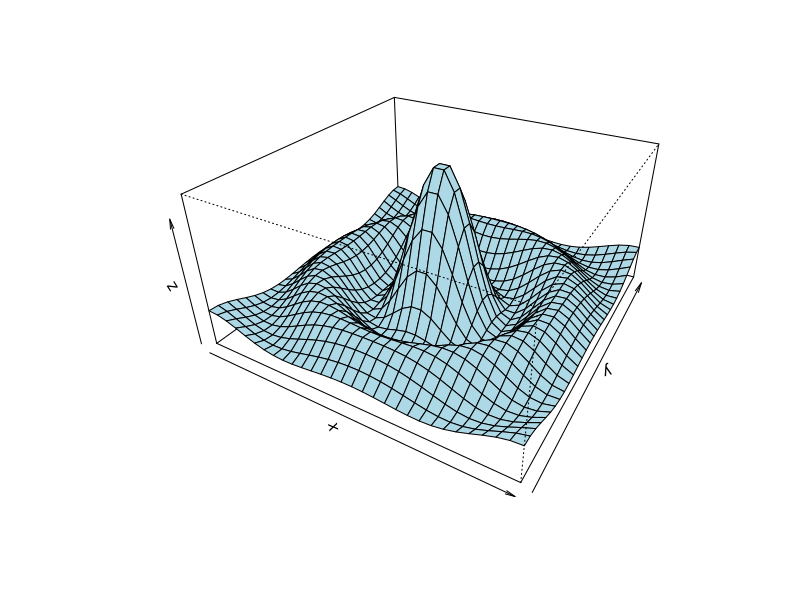
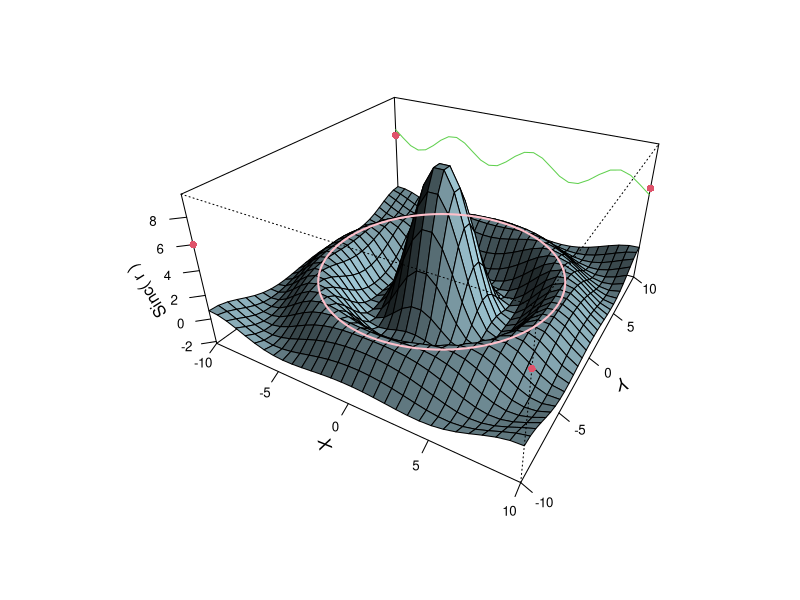
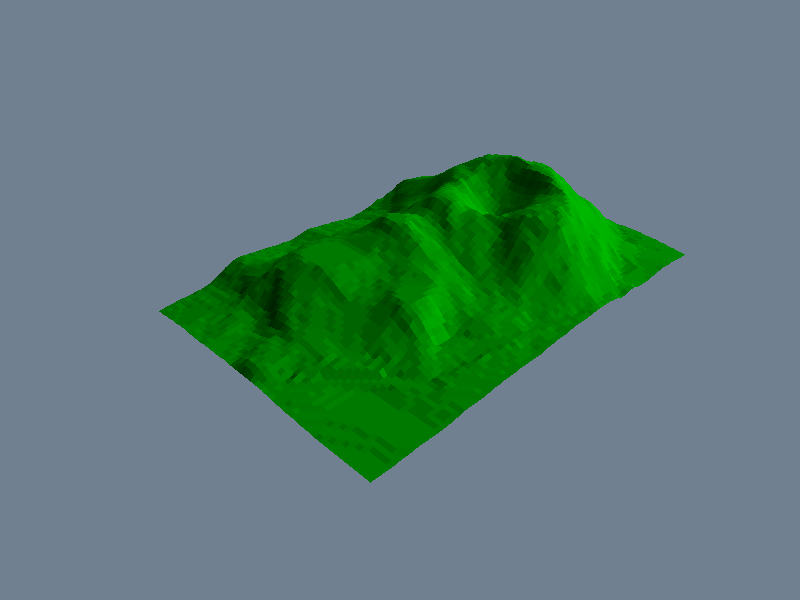
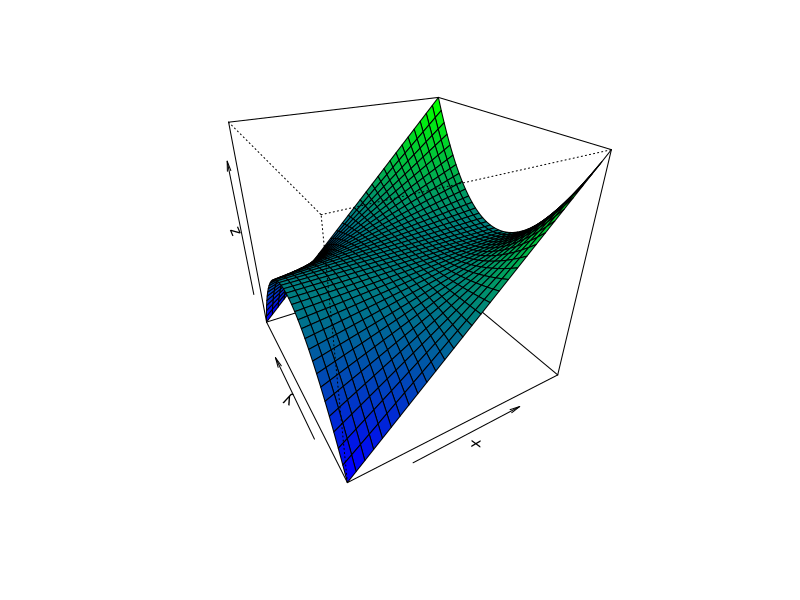

Source code (R) for these figures, in order: (Note: this script raises an error after producing the figures.)
########################
# ASDS Code Camp Day 2 #
########################
# R basics #
############

#The hash sign "#" is used to comment out text
#Text preceded by "#" will not be read by R

# This will be read by R, and will produce an error message

####################
# First things first
####################

#An R session should begin as an empty space, i.e. there
#should be no *objects* in our environment. 

ls()

#The ls() *function* shows us a *list* of objects in 
#our environment.

#Let's make an object. To make an object, we need a
#name (here "x"), and some value(s) to assign to it.

x <- "Hello world"
x
ls()

#One of R's strengths is the large number of *packages*
#which users have created for different tasks. Packages
#contain functions which we can use on our data.

search()

#The search() function shows us which packages are loaded
#in our R session. 

install.packages("tidyverse")

#The install.packages() function allows us to install new
#packages from the web. Here, we are installing a suite
#of packages known as the "tidyverse".

library("tidyverse")

#Installing a package does not make it available to us in
#our R session. To make a package available, along with
#its functions, we need to use the library() function.

search()

#The tidyverse packages are now listed in our session.

#######
# Help!
#######

#There are many ways of accessing help in R. The help()
#function is the main method. Its shortcut is "?". 

help(tidyverse)
?tidyverse

?persp
example(persp)

#The example() function provides an interactive demo

?dplyr
vignette("dplyr")
browseVignettes(package = "dplyr")

#Some packages have *vignettes*, which go into more 
#detail than R help files (which can be very terse). 
#The vignette() function accesses these, or use
#browseVignettes(package = "name") to search.

help.search("standard deviation")

#If you're looking for help on a particular area, and
#aren't sure what function or package to use, try the
#help.search() function. 

######
# OOPs
######

#R is an *object-oriented programming language*. This 
#means, essentially, that we make objects with functions
#which we then manipulate with other functions.

rm(list = ls())

#The rm() function can be used to *remove* objects. Here,
#we are passing the contents of the *list* created by
#calling the ls() function which we used earlier. Do
#not worry if this is unclear for now: we are simply 
#clearing our workspace.

x <- "Hello"
class(x)
length(x)

#Here, we assign the value "Hello" to the object "x". 
#The class() function tells us what *class* of object 
#we have just created, in this case an object of 
#class *character*. The length() function tells us how 
#many discrete values or elements the object contains. 
#Here, we have length = 1. Is this the result you were 
#expecting?

x[2] <- "world"
x
length(x)
str_length(x)

#We can use square brackets [] after an object's name to
#access a particular element by its *index*. Indexes in R
#begin at 1. x[1] is therefore "Hello". We can use [] 
#together with the *assignment operator* <- to add an 
#element to x, here the word "world", which will be stored
#in the second index position. We now have a *character 
#vector* of length 2. The str_length() function returns
#the number of characters within each discrete element of
#x, here 5, 5 for [1] Hello, and [2] world.

x <- rnorm(n = 50)
length(x)
mean(x)
sd(x)

#We can use functions to create objects. Here, we use
#rnorm() to create an object comprising 50 *random* 
#numbers drawn from the *normal distribution* family
#(here with a mean of 0 and standard deviation of 1: 
#these are the default settings for the function).

y <- x
y <- 2*y
lm(y~x)

#A strength of R is that many functions will be applied
#automatically to every element in an object. Here, the
#multiplication function * takes the *scalar* input 2 
#and applies it to each discrete element in y. We then
#simultaneously assign the result of this operation back
#onto y using the assignment operator.

xylm <- lm(y~x)
xylm
attributes(xylm)
summary(xylm)
plot(x,y)

#Many functions return large *lists* of objects. Here, 
#we use the lm() function to apply a linear regression
#of the objects y and x on each other, and assign the 
#results to a new object, xylm. We use the attributes()
#function to list the objects created by lm(). We use
#the summary() function to provide an output of summary
#statistics. Unsurprisingly, we discover that the slope
#of y is 2: when we plot() x and y, they are perfectly
#linear. R provides a helpful warning that this is the
#case in the output of summary().

xylm$residuals
plot(xylm$residuals)

#One of the objects which lm() creates is the value of 
#the *residuals* (i.e. the values "left over" between
#the predicted and actual values of y). We can access 
#these by using the "$" operator. When a function creates
#a *list* of objects, passing the name of the "top level"
#object (here, xylm) followed by $ and then the "lower
#level" object allows us to access the latter. 

###########
# FUNctions
###########

#As well as being an object-oriented language, R is also
#a *functional* language. This essentially means that,
#rather than constantly writing loops in our code, we can
#express iterative behaviour implicitly. 

x <- c(1, 2, 3, 4, 5, 6, 7, 8, 9, 10)

#Here is the long way of creating an object comprising
#a vector of the numbers 1 to 10.

x <- vector("double", 10)
for(i in 1:10){
  x[i] <- i
}  

#Here is a loop doing the same thing.
  
x <- seq(1:10)

#And here is the seq() function doing the same: a large
#saving in mental effort.

y <- x + 11
y <- c(x, 11)

#Be careful though: here, if we want to add the number
#11 onto the end of our sequence, we must use the c()
#function. If we "add" using the + function, R will
#add 11 to each discrete element in x.

?"+"

?"c"

?"<-"

#Every operator is itself a function, as we see by
#calling help on the operator within quote marks.

xMean <- mean(x)
xLength <- length(x)
xDev <- x - xMean
xDevSq <- xDev^2
xSumDevSq <- sum(xDevSq)
xVar <- xSumDevSq/xLength
xSD <- sqrt(xVar)

#Here, we use a number of different functions separately
#to calculate the standard deviation of our sequence, x.
#Does this tally with the result we obtain by calling
#the sd() function?

sd(x)
?sd

#Caution: sd() (and the var() function) assume you are 
#using *sample* statistics, for which the denominator
#is n-1. 

xVar_s <- xSumDevSq/(xLength - 1)
XSD_s <- sqrt(xVar_s)
sd(x)

sd_p <- function(x){
  sd(x)*sqrt((length(x)-1)/length(x))
}

sd_p(x)

#By playing around a little with existing functions, R
#allows us to create a new function which calculates 
#standard deviation for a population. Do not worry about
#what's going on here: the aim is simply to show you how
#using objects and functions allows us to condense our
#workload massively.

#####################
# Taking R for a spin
#####################

#Let's finish by seeing a little of what R is capable of.

?mtcars
summary(mtcars)
str(mtcars)
head(mtcars)
ls.str(mtcars)

#mtcars is a built-in dataset contained in R's datasets
#library. It is, unsurprisingly, a dataset about cars. 
#The summary() function provides some summary statistics
#of the dataset. The str() function provides information
#about the *structure* of the dataset. The head() function
#provides the first 6 entries in each variable. The 
#ls.str() function combines the ls() and str() functions.
#These are all useful functions to remember when
#exploring a new dataset.

mtcars$am <- as.factor(mtcars$am)
mtcars$cyl <- as.factor(mtcars$cyl)

ggplot(mtcars, aes(wt, mpg, size = hp)) +
  geom_text(aes(size = hp, label = cyl, color = am)) +
  geom_smooth(aes(linetype = cyl), color = "grey", size = 0.5, se = FALSE, show.legend = FALSE) +
  guides(size = "none") +
  theme_classic() +
  theme(legend.title = element_blank(), legend.justification = c(1, 1), legend.position = c(1, 1)) +
  scale_color_manual(labels = c("manual", "automatic"), values = c("blue", "red")) +
  labs(title = "Plot of Fuel Efficiency by Weight for 32 Cars", subtitle = "Number of cylinders; size = horsepower") +
  xlab("weight (1000 lbs)")

#The above example makes use of the ggplot package (a 
#more advanced graphics package than base R graphics)
#to produce a scatter plot which is able simultaneously
#to show the relationship between five variables: the
#weight of the car, its fuel economy, the number of 
#cylinders, its horsepower and type of transmission. 
#Further, three trend lines show the relationship 
#between weight and mpg for 4, 6 and 8 cylinder cars. 
#It is not always a good idea to show so many variables
#simultaneously, but the plot gives a good idea of what
#is possible with R. Again, do not worry about the 
#specifics of the code at this point.

##########
# Activity
##########

#The mpg dataset is a built in dataset for the ggplot
#package. By recycling the code in this script file, 
#explore the dataset and try creating your own simple 
#plots of the variables.

help(mpg)
head(mpg)

#plot(mpg$xvar, mpg$yvar)

#ggplot(mpg, aes(xvar, yvar)) +
  #geom_point()
  #geom_line()
  #geom_hist()  #note: takes only 1 continous xvar as an argument in ggplot()


################
# And finally...
################

#While it might feel a bit overwhelming at first, using
#R gets easier with time and practice. Well done though 
#for getting through your first R session, and 
#congratulations, you survived R basics! 